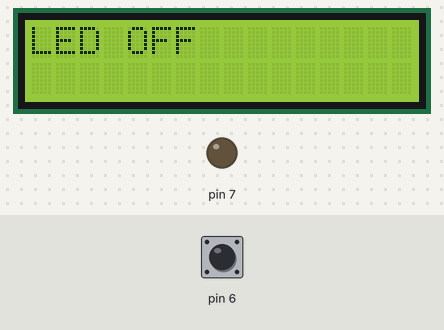
This sketch was run on a simulated Arduino Uno, built with avr-gcc and run on an emulated ATmega328P. Shown: 16×2 character LCD, output pins drawn as LEDs (lit = HIGH). The inputs (shaded band) are chosen by the test bench; at power-on: pin 6 HIGH.

Above: at 1.2 s.
1.3 s: pin 6 pulled LOW for 1 s
At 2.32 s:
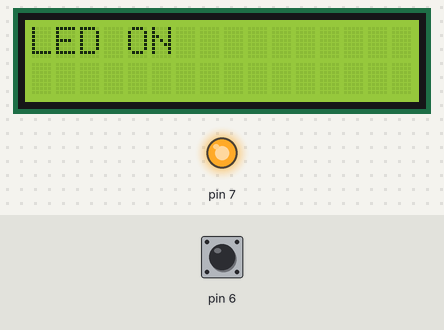
3.8 s: pin 6 pulled LOW for 3.2 s
At 7.6 s:
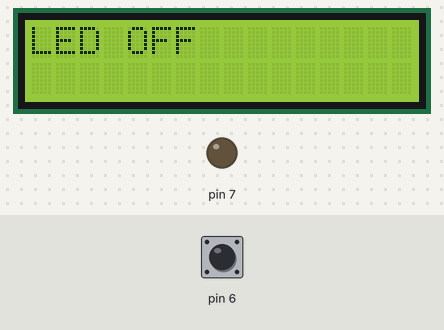
Timing chart, 0 to 9.1 s (numbered marks = the images above; inputs shaded):
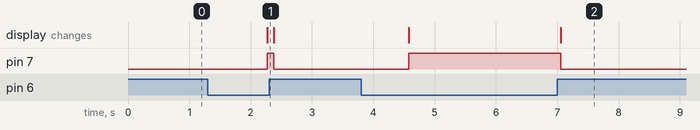

The sketch:

glorious_uusam1.ino
```cpp
#include <LiquidCrystal.h>

LiquidCrystal lcd(12,11,5,4,3,2);
void setup()
{
  pinMode(7, OUTPUT);
  pinMode(6, INPUT_PULLUP);
  lcd.begin(16, 2);
  Serial.begin(9600);
}

void loop()
{
  lcd.clear();
  lcd.setCursor(0, 0);
  if(digitalRead(6) == 0)
  {
    digitalWrite(7, HIGH);
    lcd.write("LED ON");
    delay(100);
  }
  else if(digitalRead(6) == 1)
  {
    digitalWrite(7, LOW);
    lcd.write("LED OFF");delay(1000);
    delay(100);
  }
}
```

Measured:
- after the input at 1.3 s, pin 7: LOW → HIGH after 0.97 s, → LOW 0.10 s later; the display: changes after 0.97 s (image 1)
- after the input at 3.8 s, pin 7: LOW → HIGH after 0.78 s, → LOW 2.5 s later; the display: first changes after 0.78 s (image 2 shows a later state)
